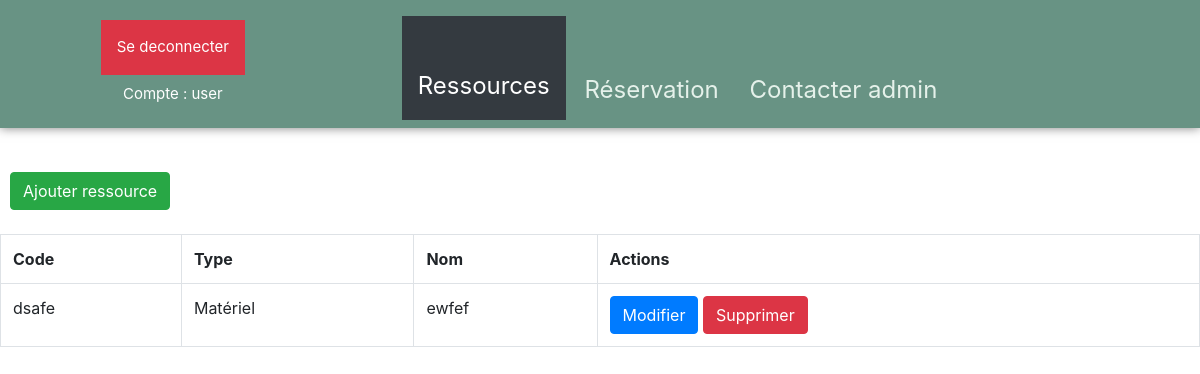
/showRessource/ (signed in), run on the app's committed database.
### srcApp/models.py (models this page shows, shortened)
class Ressource(models.Model):
    natureRes = models.TextChoices ('Batiment','Matériel')
    codeRess = models.fields.CharField(max_length = 5)
    typeRess = models.fields.CharField(choices=natureRes.choices, max_length=10)
    nomRess = models.fields.CharField(max_length=50)

### srcApp/views.py (the view)
# urls.py: path('showRessource/', views.showRessource, name='showRessource'),
def showRessource(request):
    datas = Ressource.objects.all()
    return render(request,"showRessource.html", {'datas':datas})

### srcApp/templates/showRessource.html (shortened to what this page needs)
{% extends 'base.html' %}
{% load static %}
  {% block navigation %}
{% if user.is_authenticated and user.username != "admin" %}
 <div style="display:inline-block;font-size:15px;position:relative; right:150px; top:20px"><a class="p-3 mb-2 bg-danger text-white"  href="{% url 'logout' %}">Se deconnecter</a>
       <p class="text-white">Compte : {{ user.username }}</p></div>
                <li><a class="icon-home p-3 mb-2 bg-dark text-white" href="{% url 'showRessource' %}">Ressources</a></li>
                <li><a class="icon-group "  href="{% url 'reservation' %}">Réservation</a></li>
                <li><a class="icon-envelope-alt " href="{% url 'contactAdmin' %}">Contacter admin</a></li>
{% endif %}
{% endblock %}
{% block content %}
<br>
<a class="btn btn-success" href="{% url 'createRessource' %}" style="margin-left:10px; margin-top:20px">Ajouter ressource</a>
<div class="">
    <br>
    <table class="table table-bordered mx-auto">
        <tr>
            <th>Code</th>
            <th>Type</th>
            <th>Nom</th>
            <th>Actions</th>
        </tr>
        {% for ressource in datas %}
        <tr>
            <td>{{ressource.codeRess}}</td>
            <td>{{ressource.typeRess}}</td>
            <td>{{ressource.nomRess}}</td>
            <td>
                <a class = "btn  btn-primary" href="{% url 'updateRessource' ressource.id %}">Modifier</a>
                <a class = "btn  btn-danger" href="{% url 'deleteRessource' ressource.id %}">Supprimer</a>
            </td>
        </tr>
        {% endfor %}
    </table>
</div>
{% endblock %}

### srcApp/static/css/styles.css (style rules this page uses)
[class^="icon-"]:before, [class*=" icon-"]:before { font-family: FontAwesome; }
.icon-home:before { content: "\f015"; }
.icon-group:before { content: "\f0c0"; }
.icon-envelope-alt:before { content: "\f0e0"; }
html, body { width: 100%; height: 100%; }
[class^="icon-"]:before, [class*=" icon-"]:before { margin-right: 0.5em; opacity: 0.2; }
#access a, #access #menu a, #menu li a { background-color: #689384; display: block; color: #e5f1ea; text-decoration: none; padding: 0.5em; -webkit-transition: -webkit-transform 500ms linear, box-shadow 500ms ease-in, background-color 250ms ease-in; -moz-transition: -moz-transform 500ms linear, box-shadow 500ms ease-in, background-color 250ms ease-in; -ms-transition: -ms-transform 500ms linear, box-shadow 500ms ease-in, background-color 250ms ease-in; -o-transition: -o-transform 500ms linear, box-shadow 500ms ease-in, background-color 250ms ease-in; transition: transform 500ms linear, box-shadow 500ms ease-in, background-color 250ms ease-in; }
#menu li { list-style-image: none; list-style-type: none; padding: 0; margin: 0; -webkit-transition: max-height 500ms linear; -moz-transition: max-height 500ms linear; -ms-transition: max-height 500ms linear; -o-transition: max-height 500ms linear; transition: max-height 500ms linear; }
#menu li a { white-space: nowrap; overflow: hidden; -ms-text-overflow: ellipsis; -o-text-overflow: ellipsis; text-overflow: ellipsis; -moz-binding: url('xml/ellipsis.xml#ellipsis'); }
@media only screen and (min-width: 769px) { [class^="icon-"]:before, [class*=" icon-"]:before { display: block; text-align: center; margin-right: 0; } }
@media only screen and (min-width: 769px) { #menu li { display: -moz-inline-box; -moz-box-orient: vertical; display: inline-block; vertical-align: middle; *vertical-align: auto; white-space: nowrap; } }
@media only screen and (min-width: 769px) { #menu li { *display: inline; } }
@media only screen and (min-width: 769px) { #menu li a:before { -webkit-transition: -webkit-transform 500ms ease-in; -moz-transition: -moz-transform 500ms ease-in; -ms-transition: -ms-transform 500ms ease-in; -o-transition: -o-transform 500ms ease-in; transition: transform 500ms ease-in; } }

### data on the page
Ressource: codeRess "dsafe", typeRess "Matériel", nomRess "ewfef"

### other printed values
{{ user.username }} "user"
